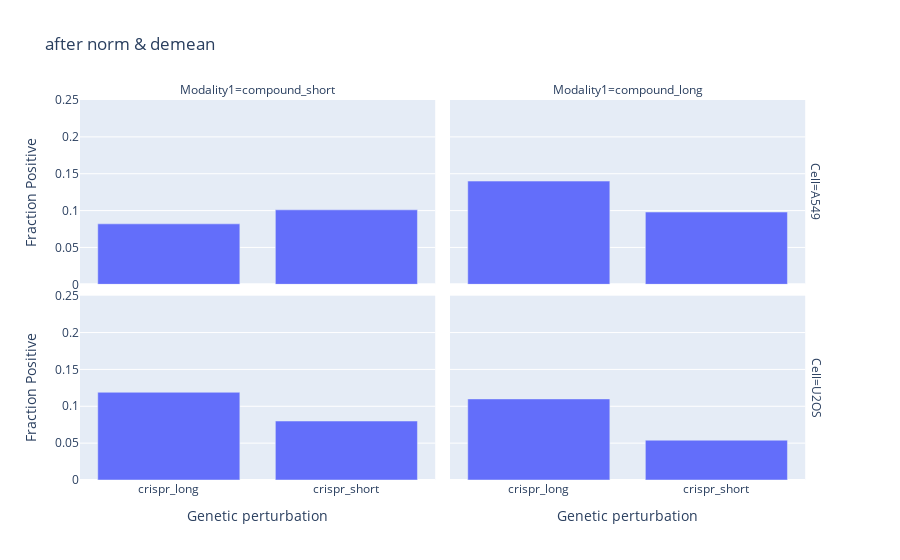

Write notebook code for a chart like this one.
### Code cell
y_range=[           0,0.25          ]
fig = px.bar(
    gene_compound_matching_fp_df,
    x="Modality2",
    y="fp",
    facet_col="Modality1",
    facet_row="Cell",
    title='after norm & demean'
)
fig.update_layout(
    yaxis_range=y_range,
    xaxis1=dict(title="Genetic perturbation"),
    xaxis2=dict(title="Genetic perturbation"),
    yaxis1=dict(title="Fraction Positive"),
    yaxis3=dict(title="Fraction Positive"),
)
#fig.write_image('22b.png')
fig.show()



#fig.show("png")
#fig.write_image(
#    f"figures/1.CellProfiler_gene_compound_matching_fp.png",
#    width=640,
#    height=480,
#    scale=2,
#)

### Figure 1 — Plotly figure (JSON) as saved in the notebook; plotly's stock layout.template omitted (floating-point values rounded to 4 significant figures)
{"data": [{"alignmentgroup": "True", "hovertemplate": "Cell=A549<br>Modality1=compound_short<br>Modality2=%{x}<br>fp=%{y}<extra></extra>", "legendgroup": "", "marker": {"color": "#636efa", "pattern": {"shape": ""}}, "name": "", "offsetgroup": "", "orientation": "v", "showlegend": false, "textposition": "auto", "type": "bar", "x": ["crispr_long", "crispr_short"], "xaxis": "x3", "y": [0.082, 0.101], "yaxis": "y3"}, {"alignmentgroup": "True", "hovertemplate": "Cell=A549<br>Modality1=compound_long<br>Modality2=%{x}<br>fp=%{y}<extra></extra>", "legendgroup": "", "marker": {"color": "#636efa", "pattern": {"shape": ""}}, "name": "", "offsetgroup": "", "orientation": "v", "showlegend": false, "textposition": "auto", "type": "bar", "x": ["crispr_long", "crispr_short"], "xaxis": "x4", "y": [0.14, 0.098], "yaxis": "y4"}, {"alignmentgroup": "True", "hovertemplate": "Cell=U2OS<br>Modality1=compound_short<br>Modality2=%{x}<br>fp=%{y}<extra></extra>", "legendgroup": "", "marker": {"color": "#636efa", "pattern": {"shape": ""}}, "name": "", "offsetgroup": "", "orientation": "v", "showlegend": false, "textposition": "auto", "type": "bar", "x": ["crispr_long", "crispr_short"], "xaxis": "x", "y": [0.119, 0.08], "yaxis": "y"}, {"alignmentgroup": "True", "hovertemplate": "Cell=U2OS<br>Modality1=compound_long<br>Modality2=%{x}<br>fp=%{y}<extra></extra>", "legendgroup": "", "marker": {"color": "#636efa", "pattern": {"shape": ""}}, "name": "", "offsetgroup": "", "orientation": "v", "showlegend": false, "textposition": "auto", "type": "bar", "x": ["crispr_long", "crispr_short"], "xaxis": "x2", "y": [0.11, 0.054], "yaxis": "y2"}], "layout": {"annotations": [{"font": {}, "showarrow": false, "text": "Modality1=compound_short", "x": 0.24, "xanchor": "center", "xref": "paper", "y": 1, "yanchor": "bottom", "yref": "paper"}, {"font": {}, "showarrow": false, "text": "Modality1=compound_long", "x": 0.74, "xanchor": "center", "xref": "paper", "y": 1, "yanchor": "bottom", "yref": "paper"}, {"font": {}, "showarrow": false, "text": "Cell=U2OS", "textangle": 90, "x": 0.98, "xanchor": "left", "xref": "paper", "y": 0.2425, "yanchor": "middle", "yref": "paper"}, {"font": {}, "showarrow": false, "text": "Cell=A549", "textangle": 90, "x": 0.98, "xanchor": "left", "xref": "paper", "y": 0.7575, "yanchor": "middle", "yref": "paper"}], "barmode": "relative", "legend": {"tracegroupgap": 0}, "title": {"text": "after norm & demean"}, "xaxis": {"anchor": "y", "domain": [0, 0.48], "title": {"text": "Genetic perturbation"}}, "xaxis2": {"anchor": "y2", "domain": [0.5, 0.98], "matches": "x", "title": {"text": "Genetic perturbation"}}, "xaxis3": {"anchor": "y3", "domain": [0, 0.48], "matches": "x", "showticklabels": false}, "xaxis4": {"anchor": "y4", "domain": [0.5, 0.98], "matches": "x", "showticklabels": false}, "yaxis": {"anchor": "x", "domain": [0, 0.485], "range": [0, 0.25], "title": {"text": "Fraction Positive"}}, "yaxis2": {"anchor": "x2", "domain": [0, 0.485], "matches": "y", "showticklabels": false}, "yaxis3": {"anchor": "x3", "domain": [0.515, 1], "matches": "y", "title": {"text": "Fraction Positive"}}, "yaxis4": {"anchor": "x4", "domain": [0.515, 1], "matches": "y", "showticklabels": false}}}
